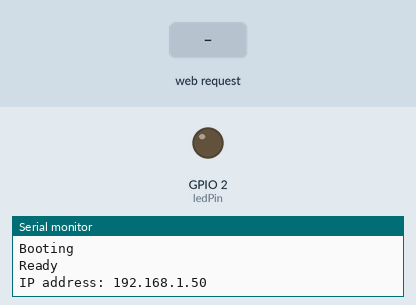
Recording of a sketch running on a simulated ESP8266 (NodeMCU). On the bench: output pins drawn as LEDs (lit = HIGH), the last lines printed to the serial monitor. Inputs (shaded band) come from the test bench. WiFi joins after 1.5 s; servers stay silent unless stated.

Above: at 2.7 s.
2.8 s: HTTP request GET /LED=ON received
At 3.6 s:
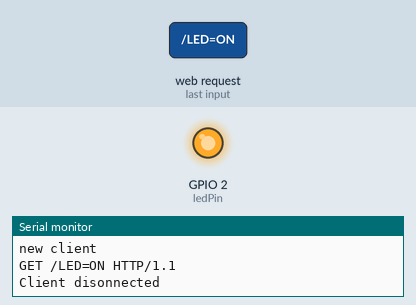
4.3 s: HTTP request GET /LED=OFF received
At 4.7 s:
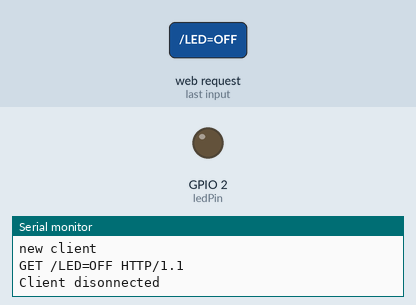
Timing chart, 0 to 7.3 s (numbered marks = the images above; inputs shaded):
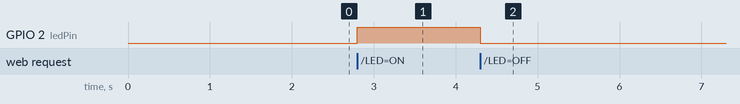

The sketch:

wifi_led.ino
```cpp
/*********
  Rui Santos
  Complete project details at https://randomnerdtutorials.com
  Arduino IDE example: Examples > Arduino OTA > BasicOTA.ino
*********/

#include <ESP8266WiFi.h>
#include <ESP8266mDNS.h>
#include <WiFiUdp.h>
#include <ArduinoOTA.h>

// Replace with your network credentials
const char* ssid = "McDonald's Free Wifi";
const char* password = "ThereisnopassworD";

int ledPin = 2;

WiFiServer server(80);


void setup() {
  Serial.begin(115200);
  Serial.println("Booting");
  WiFi.mode(WIFI_STA);
  WiFi.begin(ssid, password);
  while (WiFi.waitForConnectResult() != WL_CONNECTED) {
    Serial.println("Connection Failed! Rebooting...");
    delay(5000);
    ESP.restart();
  }

  // Port defaults to 8266
  // ArduinoOTA.setPort(8266);

  // Hostname defaults to esp8266-[ChipID]
  // ArduinoOTA.setHostname("myesp8266");

  // No authentication by default
  // ArduinoOTA.setPassword((const char *)"123");

  ArduinoOTA.onStart([]() {
    Serial.println("Start");
  });
  ArduinoOTA.onEnd([]() {
    Serial.println("\nEnd");
  });
  ArduinoOTA.onProgress([](unsigned int progress, unsigned int total) {
    Serial.printf("Progress: %u%%\r", (progress / (total / 100)));
  });
  ArduinoOTA.onError([](ota_error_t error) {
    Serial.printf("Error[%u]: ", error);
    if (error == OTA_AUTH_ERROR) Serial.println("Auth Failed");
    else if (error == OTA_BEGIN_ERROR) Serial.println("Begin Failed");
    else if (error == OTA_CONNECT_ERROR) Serial.println("Connect Failed");
    else if (error == OTA_RECEIVE_ERROR) Serial.println("Receive Failed");
    else if (error == OTA_END_ERROR) Serial.println("End Failed");
  });
  ArduinoOTA.begin();
  Serial.println("Ready");
  Serial.print("IP address: ");
  Serial.println(WiFi.localIP());


  //led stuff

  pinMode(ledPin, OUTPUT);
  digitalWrite(ledPin, LOW);


}

void loop() {
  ArduinoOTA.handle();

// Check if a client has connected
  WiFiClient client = server.available();
  if (!client) {
    return;
  }

  // Wait until the client sends some data
  Serial.println("new client");
  while(!client.available()){
    delay(1);
  }

  // Read the first line of the request
  String request = client.readStringUntil('\r');
  Serial.println(request);
  client.flush();

  // Match the request

  int value = LOW;
  if (request.indexOf("/LED=ON") != -1)  {
    digitalWrite(ledPin, HIGH);
    value = HIGH;
  }
  if (request.indexOf("/LED=OFF") != -1)  {
    digitalWrite(ledPin, LOW);
    value = LOW;
  }

// Set ledPin according to the request
//digitalWrite(ledPin, value);

  // Return the response
  client.println("HTTP/1.1 200 OK");
  client.println("Content-Type: text/html");
  client.println(""); //  do not forget this one
  client.println("<!DOCTYPE HTML>");
  client.println("<html>");

  client.print("Led is now: ");

  if(value == HIGH) {
    client.print("On");
  } else {
    client.print("Off");
  }
  client.println("<br><br>");
  client.println("<a href=\"/LED=ON\"\"><button>On </button></a>");
  client.println("<a href=\"/LED=OFF\"\"><button>Off </button></a><br />");
  client.println("</html>");

  delay(1);
  Serial.println("Client disonnected");
  Serial.println("");


}
```

Measured:
- after the input at 2.8 s, GPIO 2 (ledPin): LOW → HIGH at once
- after the input at 4.3 s, GPIO 2 (ledPin): HIGH → LOW at once
